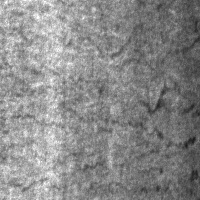
#> input picture dataset/NEU-DET/train/images/crazing/crazing_10.jpg, 200 x 200 px; its folder holds only this picture in this run
$ jupyter execute --allow-errors data_preprocessing.ipynb   (shell and % lines are left out)   (older library calls are emulated)
#> lines starting #> are read from the running program, lines starting #| are printed output that depends on the picture; after the words box and inside, x2 and y2 are one past the last pixel; in counts of white or black regions, pixels touching at a corner belong together; long printed decimals are rounded
[cell 1]
%cd example_CVIP

[cell 2]
%cd example_CVIP

[cell 3]
import os
import cv2
import numpy as np
import matplotlib.pyplot as plt
from skimage.feature import graycomatrix, graycoprops
import random

[cell 4]
dataset_path = "dataset/NEU-DET"

train_img = os.path.join(dataset_path, "train", "images")
train_ann = os.path.join(dataset_path, "train", "annotations")

val_img = os.path.join(dataset_path, "validation", "images")
val_ann = os.path.join(dataset_path, "validation", "annotations")

print(train_img)
print(val_img)

[cell 5]
def check_folder(path, name):
    print(f"\n=== {name} ===")

    if not os.path.exists(path):
        print("Path not found:", path)
        return

    files = os.listdir(path)
    print("Total files:", len(files))
    print("Sample:", files[:5])

check_folder(train_img, "TRAIN IMAGES")
check_folder(train_ann, "TRAIN ANNOTATIONS")
check_folder(val_img, "VALIDATION IMAGES")
check_folder(val_ann, "VALIDATION ANNOTATIONS")

[cell 6]
def check_types(folder):
#> called with folder = 'dataset/NEU-DET/train/images'
    exts = {}

    for f in os.listdir(folder):
        ext = f.split(".")[-1]
        exts[ext] = exts.get(ext, 0) + 1
#> pass 2 of the loop in check_types, `for f in os.listdir(folder):`:

    print(exts)

print("TRAIN IMAGE TYPES")
check_types(train_img)

[cell 7]
def check_matching(img_folder, ann_folder):
    images = [f.split(".")[0] for f in os.listdir(img_folder)]
    anns = [f.split(".")[0] for f in os.listdir(ann_folder)]

    missing = [img for img in images if img not in anns]

    print("Missing annotations:", len(missing))
    if missing:
        print("Examples:", missing[:5])

#> (the rest of this cell did not finish here and is left out)

[cell 8]
import os

print("Train folder exists:", os.path.exists(train_img))
print("Sample files:", os.listdir(train_img)[:5])

[cell 9]
img_name = os.listdir(train_img)[0]
img_path = os.path.join(train_img, img_name)

print("Image path:", img_path)
print("Exists:", os.path.exists(img_path))

[cell 10]
import cv2
import matplotlib.pyplot as plt
import os

# STEP 1: CHECK PATH
print("Train folder:", train_img)
print("Exists:", os.path.exists(train_img))

# STEP 2: FIND ALL IMAGE FILES RECURSIVELY
image_files = []

for root, dirs, files in os.walk(train_img):
    for file in files:
        if file.lower().endswith((".jpg", ".jpeg", ".png")):
            image_files.append(os.path.join(root, file))
#> pass 2 of the loop `for root, dirs, files in os.walk(train_img):`:

print("Total images found:", len(image_files))

if len(image_files) == 0:
    print("❌ No images found")
else:
    img_path = image_files[0]

    print("Loading:", img_path)

    # STEP 3: READ IMAGE
    img = cv2.imread(img_path)
#> img is the input picture: shape (200, 200, 3); min 24, max 255, mean 137

    if img is None:
        print("❌ OpenCV failed to load image")
        print("Check file format or path:", img_path)
    else:
        img = cv2.cvtColor(img, cv2.COLOR_BGR2RGB)

        plt.figure(figsize=(6,6))
        plt.imshow(img)
        plt.title(os.path.basename(img_path))
        plt.axis("off")
        plt.show()

[cell 11]
import os
import cv2
import matplotlib.pyplot as plt

# STEP 1: get class folders
class_folders = os.listdir(train_img)

print("Classes found:", class_folders)

[cell 12]
# pick first class folder
class_name = class_folders[0]

class_path = os.path.join(train_img, class_name)

# get images inside it
img_files = os.listdir(class_path)

img_name = img_files[0]
img_path = os.path.join(class_path, img_name)

print("Loading:", img_path)

img = cv2.imread(img_path)

if img is None:
    print("❌ Failed to load image")
else:
    img = cv2.cvtColor(img, cv2.COLOR_BGR2RGB)

    plt.imshow(img)
    plt.title(f"{class_name} - {img_name}")
    plt.axis("off")
    plt.show()

[cell 13]
import os

def get_all_images(root_folder):
    image_paths = []

    class_folders = os.listdir(root_folder)

    for cls in class_folders:
        class_path = os.path.join(root_folder, cls)

        for img_name in os.listdir(class_path):
            img_path = os.path.join(class_path, img_name)

            if img_name.lower().endswith((".jpg", ".png", ".jpeg")):
                image_paths.append(img_path)

    return image_paths

[cell 14]
all_train_images = get_all_images(train_img)
#> pass 2 of the loop in get_all_images, `for cls in class_folders:`:

print("Total training images:", len(all_train_images))
print("Sample:", all_train_images[:5])

[cell 15]
import cv2

def load_image(path):
    img = cv2.imread(path)

    if img is None:
        return None

    img = cv2.cvtColor(img, cv2.COLOR_BGR2RGB)
    return img

[cell 16]
def preprocess(img):
    img = cv2.GaussianBlur(img, (5,5), 0)
    img = img.astype(np.float32) / 255.0
    return img

[cell 17]
def enhance(img):
    img = (img * 255).astype(np.uint8)

    lab = cv2.cvtColor(img, cv2.COLOR_RGB2LAB)
    l,a,b = cv2.split(lab)

    clahe = cv2.createCLAHE(2.0, (8,8))
    l = clahe.apply(l)

    lab = cv2.merge((l,a,b))
    img = cv2.cvtColor(lab, cv2.COLOR_LAB2RGB)

    yuv = cv2.cvtColor(img, cv2.COLOR_RGB2YUV)
    yuv[:,:,0] = cv2.equalizeHist(yuv[:,:,0])
    img = cv2.cvtColor(yuv, cv2.COLOR_YUV2RGB)

    return img

[cell 18]
def edge_detection(img):
    gray = cv2.cvtColor(img, cv2.COLOR_RGB2GRAY)

    canny = cv2.Canny(gray, 100, 200)
    sobelx = cv2.Sobel(gray, cv2.CV_64F, 1, 0, 3)
    sobely = cv2.Sobel(gray, cv2.CV_64F, 0, 1, 3)

    return canny, sobelx, sobely

[cell 19]
def morphology(img):
    gray = cv2.cvtColor(img, cv2.COLOR_RGB2GRAY)

    _, th = cv2.threshold(gray, 0, 255, cv2.THRESH_OTSU)

    kernel = np.ones((3,3), np.uint8)

    return cv2.morphologyEx(th, cv2.MORPH_CLOSE, kernel)

[cell 20]
def glcm_features(img):
    gray = cv2.cvtColor(img, cv2.COLOR_RGB2GRAY)

    glcm = graycomatrix(gray,
                        distances=[1],
                        angles=[0],
                        symmetric=True,
                        normed=True)

    contrast = graycoprops(glcm, 'contrast')[0,0]
    homogeneity = graycoprops(glcm, 'homogeneity')[0,0]

    return contrast, homogeneity

[cell 21]
def cvip_pipeline(img):
    pre = preprocess(img)
    enh = enhance(pre)
#> in enhance, `lab = cv2.cvtColor(img, cv2.COLOR_RGB2LAB)`: lab: shape (200, 200, 3); mean of channels 0, 1, 2 145, 128, 128
#> in enhance, `l,a,b = cv2.split(lab)`: a: shape (200, 200); every value is 128
#> in enhance, `l = clahe.apply(l)`:
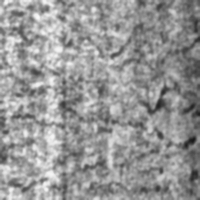
#> l: shape (200, 200); min 24, max 248, mean 150.2
#> in enhance, `lab = cv2.merge((l,a,b))`: lab: shape (200, 200, 3); mean of channels 0, 1, 2 150.2, 128, 128
#> in enhance, `yuv = cv2.cvtColor(img, cv2.COLOR_RGB2YUV)`: yuv: shape (200, 200, 3); mean of channels 0, 1, 2 142.5, 128, 128
#> in enhance, `yuv[:,:,0] = cv2.equalizeHist(yuv[:,:,0])`: yuv: shape (200, 200, 3); mean of channels 0, 1, 2 128.5, 128, 128
#> in enhance, `img = cv2.cvtColor(yuv, cv2.COLOR_YUV2RGB)`:
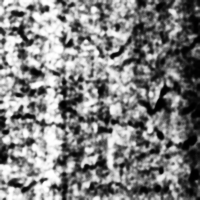
#> img: shape (200, 200, 3); mean R, G, B 128.5, 128.5, 128.5

    edges, sx, sy = edge_detection(enh)
#> in edge_detection, `canny = cv2.Canny(gray, 100, 200)`:
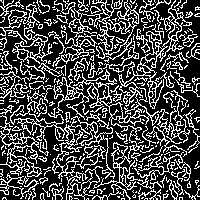
#> canny: shape (200, 200); 28.9% white in thin lines or dots
#> in edge_detection, `sobelx = cv2.Sobel(gray, cv2.CV_64F, 1, 0, 3)`:
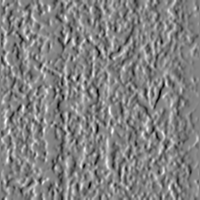
#> sobelx: shape (200, 200) float64; min -749, max 707, mean -4.1; drawn with min black and max white
#> in edge_detection, `sobely = cv2.Sobel(gray, cv2.CV_64F, 0, 1, 3)`:
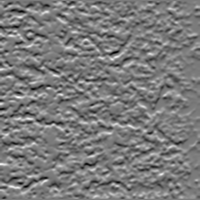
#> sobely: shape (200, 200) float64; min -757, max 811, mean 0.4; drawn with min black and max white
    morph = morphology(enh)
#> in morphology, `_, th = cv2.threshold(gray, 0, 255, cv2.THRESH_OTSU)`:
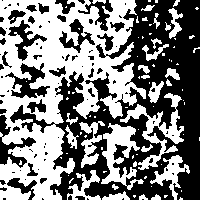
#> th: shape (200, 200); 49.6% white; 84 white regions (58 under 20 px), largest, box (x1, y1, x2, y2) and area: (0, 0, 146, 200) 14055, (120, 93, 184, 170) 1309, (101, 123, 144, 190) 1247
#> in morphology, `return cv2.morphologyEx(th, cv2.MORPH_CLOSE, kernel)`:
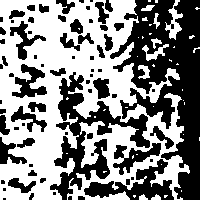
#> returned value: shape (200, 200); 53.1% white; 72 black regions (32 under 20 px), largest, box (x1, y1, x2, y2) and area: (110, 0, 200, 200) 8482, (50, 72, 150, 200) 3597, (84, 159, 174, 200) 1445

    glcm = glcm_features(enh)
#> in glcm_features, `contrast = graycoprops(glcm, 'contrast')[0,0]`: contrast = 629.8
#> in glcm_features, `homogeneity = graycoprops(glcm, 'homogeneity')[0,0]`: homogeneity = 0.0927

    return pre, enh, edges, morph, glcm

[cell 22]
img = cv2.imread(all_train_images[0])
img = cv2.cvtColor(img, cv2.COLOR_BGR2RGB)

pre, enh, edges, morph, glcm = cvip_pipeline(img)
#> in cvip_pipeline, `glcm = glcm_features(enh)`: glcm = (629.8, 0.0927)
#> glcm = (629.8, 0.0927)

plt.figure(figsize=(12,6))

plt.subplot(2,3,1)
plt.imshow(img)
plt.title("Original")

plt.subplot(2,3,2)
plt.imshow(enh)
plt.title("Enhanced")

plt.subplot(2,3,3)
plt.imshow(edges, cmap='gray')
plt.title("Edges")

plt.subplot(2,3,4)
plt.imshow(morph, cmap='gray')
plt.title("Morphology")

plt.show()

print("GLCM Features:")
print("Contrast:", glcm[0])
#| Contrast: 629.837
print("Homogeneity:", glcm[1])
#| Homogeneity: 0.09269

[cell 23]
def augment(img):
    img = (img * 255).astype(np.uint8)

    if random.random() > 0.5:
        img = cv2.flip(img, 1)

    if random.random() > 0.5:
        angle = random.randint(-15, 15)
        h,w = img.shape[:2]
        M = cv2.getRotationMatrix2D((w//2,h//2), angle, 1)
        img = cv2.warpAffine(img, M, (w,h))

    return img

[cell 24]
print("Total Training Images:", len(all_train_images))

[cell 25]
import os

os.makedirs("dataset/NEU-DET-YOLO/images/train", exist_ok=True)
os.makedirs("dataset/NEU-DET-YOLO/images/val", exist_ok=True)

os.makedirs("dataset/NEU-DET-YOLO/labels/train", exist_ok=True)
os.makedirs("dataset/NEU-DET-YOLO/labels/val", exist_ok=True)

print("YOLO folders created")

[cell 26]
import os

SOURCE_TRAIN = "dataset/NEU-DET/train/images"
SOURCE_VAL   = "dataset/NEU-DET/validation/images"

print("Source train exists:", os.path.exists(SOURCE_TRAIN))
print("Source val exists:", os.path.exists(SOURCE_VAL))

OUTPUT_BASE = "dataset/NEU-DET-YOLO"

train_out = os.path.join(OUTPUT_BASE, "images", "train")
val_out   = os.path.join(OUTPUT_BASE, "images", "val")

os.makedirs(train_out, exist_ok=True)
os.makedirs(val_out, exist_ok=True)

check_folder(train_out, "YOLO TRAIN")
check_folder(val_out, "YOLO VALIDATION")

[cell 27]
def get_all_images(folder):
    image_paths = []

    for root, dirs, files in os.walk(folder):
        for f in files:
            if f.endswith(('.jpg', '.png', '.jpeg')):
                image_paths.append(os.path.join(root, f))

    return image_paths

train_images = get_all_images(SOURCE_TRAIN)
#> pass 2 of the loop in get_all_images, `for root, dirs, files in os.walk(folder):`:
val_images = get_all_images(SOURCE_VAL)
#> pass 2 of the loop in get_all_images, `for root, dirs, files in os.walk(folder):`:

print("Train images:", len(train_images))
print("Val images:", len(val_images))
print("Sample:", train_images[:3])

[cell 28]
def process_and_save(image_list, save_folder):

    for path in image_list:

        img = cv2.imread(path)

        if img is None:
            continue

        img = preprocess(img)
        img = augment(img)

        name = os.path.basename(path)

        save_path = os.path.join(save_folder, name)

        cv2.imwrite(save_path, img)

process_and_save(train_images, train_out)
#> in augment, `img = cv2.flip(img, 1)`:
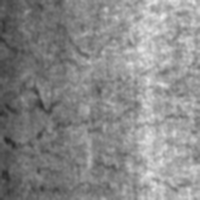
#> img: shape (200, 200, 3); min 39, max 236, mean 137
#> in augment, `img = cv2.warpAffine(img, M, (w,h))`:
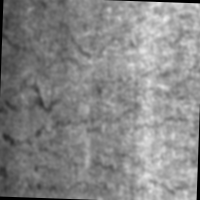
#> img: shape (200, 200, 3); min 0, max 234, mean 134.8
#> pass 2 of the loop in process_and_save, `for path in image_list:`:
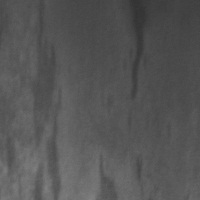
#> input picture dataset/NEU-DET/train/images/inclusion/inclusion_111.jpg, 200 x 200 px
#> in process_and_save, img is the input picture: shape (200, 200, 3); min 50, max 129, mean 86
process_and_save(val_images, val_out)
#> in augment (call 3), `img = cv2.warpAffine(img, M, (w,h))`:
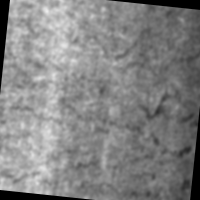
#> img: shape (200, 200, 3); min 0, max 235, mean 130.8
#> pass 2 of the loop in process_and_save, `for path in image_list:`:
#> in augment (call 4), `img = cv2.flip(img, 1)`:
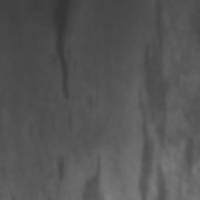
#> img: shape (200, 200, 3); min 52, max 126, mean 86

print("Preprocessing completed")
